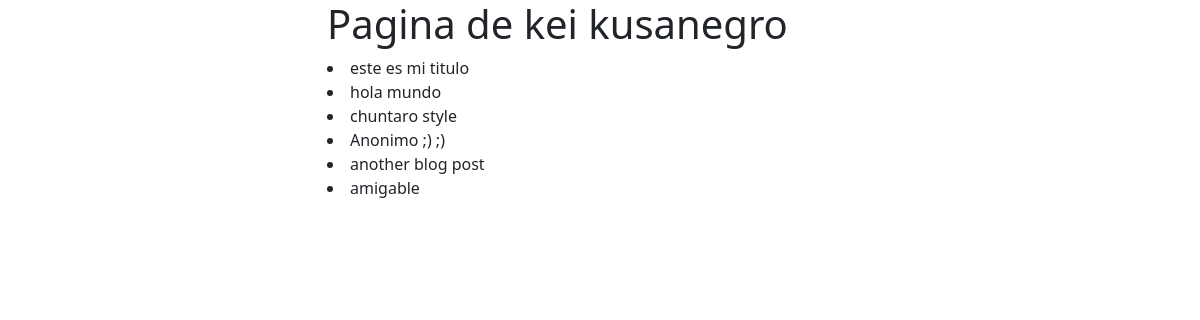
/blog/, run on an earlier commit of the app's database.
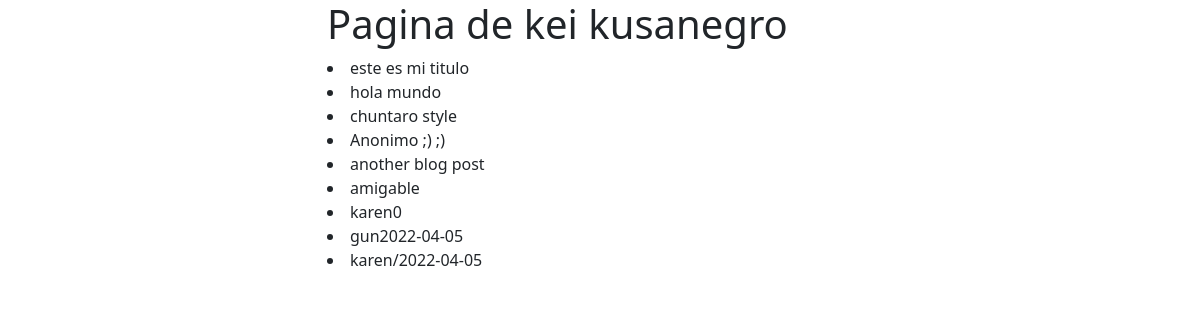
And on a later commit of the database.
### blog/models.py (models this page shows)
class BlogPost(models.Model):
    title = models.CharField(max_length=120)
    slug = models.SlugField(unique=True) # hello world -> hello-world
    content = models.TextField(null=True, blank=True)

### blog/views.py (the view)
# urls.py: path('', blog_post_list_view),
def blog_post_list_view(request):
    qs = BlogPost.objects.all() # SE MUESTRAN TODOS LOS BLOGS
    template_name = 'blog/list.html'
    context = {'object_list': qs }
    return render(request, template_name, context)

### blog/templates/blog/list.html
{% extends "base.html" %}
{% block content %}
    {% for object in object_list %}
        <li>{{ object.title }}</li>
    {% endfor %}
{% endblock %}

### templates/base.html (shortened to what this page needs)
<!doctype html>
<html lang="en">
<head>
    <link href="https://cdn.jsdelivr.net/npm/bootstrap@5.1.3/dist/css/bootstrap.min.css" rel="stylesheet"
>
</head>
<body>
    <div class="container">
        <div class="row">
            <div class="col-6 mx-auto">
                <h1>Pagina de kei kusanegro</h1>
                {% block content %}
                {% endblock %}
            </div>
        </div>
    </div>
</body>
</html>

What changed in the data, as far as the page shows it:
added BlogPost: title "karen0"
added BlogPost: title "gun2022-04-05"
added BlogPost: title "karen/2022-04-05"
